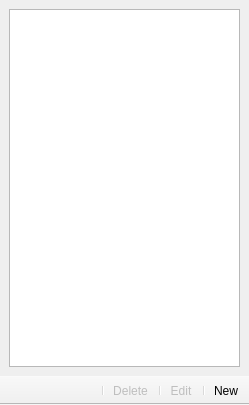
<?xml version="1.0" encoding="UTF-8"?>
<ui version="4.0">
 <class>TileView</class>
 <widget class="QMainWindow" name="TileView">
  <property name="geometry">
   <rect>
    <x>0</x>
    <y>0</y>
    <width>249</width>
    <height>405</height>
   </rect>
  </property>
  <property name="windowTitle">
   <string>MainWindow</string>
  </property>
  <property name="toolButtonStyle">
   <enum>Qt::ToolButtonIconOnly</enum>
  </property>
  <property name="animated">
   <bool>false</bool>
  </property>
  <widget class="QWidget" name="mCentralWid">
   <layout class="QHBoxLayout" name="horizontalLayout">
    <item>
     <widget class="ListWidgetCust" name="mListWidget">
      <property name="horizontalScrollBarPolicy">
       <enum>Qt::ScrollBarAsNeeded</enum>
      </property>
      <property name="sizeAdjustPolicy">
       <enum>QAbstractScrollArea::AdjustIgnored</enum>
      </property>
      <property name="dragDropMode">
       <enum>QAbstractItemView::NoDragDrop</enum>
      </property>
      <property name="iconSize">
       <size>
        <width>64</width>
        <height>64</height>
       </size>
      </property>
      <property name="movement">
       <enum>QListView::Static</enum>
      </property>
      <property name="flow">
       <enum>QListView::LeftToRight</enum>
      </property>
      <property name="resizeMode">
       <enum>QListView::Adjust</enum>
      </property>
      <property name="spacing">
       <number>10</number>
      </property>
      <property name="gridSize">
       <size>
        <width>80</width>
        <height>80</height>
       </size>
      </property>
      <property name="viewMode">
       <enum>QListView::IconMode</enum>
      </property>
      <property name="uniformItemSizes">
       <bool>false</bool>
      </property>
      <property name="wordWrap">
       <bool>true</bool>
      </property>
     </widget>
    </item>
   </layout>
  </widget>
  <widget class="QToolBar" name="mToolbar">
   <property name="windowTitle">
    <string>toolBar</string>
   </property>
   <property name="layoutDirection">
    <enum>Qt::RightToLeft</enum>
   </property>
   <property name="autoFillBackground">
    <bool>false</bool>
   </property>
   <property name="movable">
    <bool>false</bool>
   </property>
   <property name="iconSize">
    <size>
     <width>24</width>
     <height>24</height>
    </size>
   </property>
   <property name="toolButtonStyle">
    <enum>Qt::ToolButtonIconOnly</enum>
   </property>
   <property name="floatable">
    <bool>false</bool>
   </property>
   <attribute name="toolBarArea">
    <enum>BottomToolBarArea</enum>
   </attribute>
   <attribute name="toolBarBreak">
    <bool>false</bool>
   </attribute>
   <addaction name="actionNewTile"/>
   <addaction name="separator"/>
   <addaction name="actionEditTile"/>
   <addaction name="separator"/>
   <addaction name="actionDeleteTile"/>
   <addaction name="separator"/>
  </widget>
  <action name="actionNewTile">
   <property name="enabled">
    <bool>true</bool>
   </property>
   <property name="icon">
    <iconset resource="toolkit.qrc">
     <normaloff>:/VecTB/icons/toolbars/New_Map.png</normaloff>:/VecTB/icons/toolbars/New_Map.png</iconset>
   </property>
   <property name="text">
    <string>New</string>
   </property>
   <property name="toolTip">
    <string>Create a new tile type</string>
   </property>
  </action>
  <action name="actionEditTile">
   <property name="enabled">
    <bool>false</bool>
   </property>
   <property name="icon">
    <iconset resource="toolkit.qrc">
     <normaloff>:/VecTB/icons/toolbars/Edit.png</normaloff>:/VecTB/icons/toolbars/Edit.png</iconset>
   </property>
   <property name="text">
    <string>Edit</string>
   </property>
   <property name="toolTip">
    <string>Edit tile properties</string>
   </property>
  </action>
  <action name="actionDeleteTile">
   <property name="enabled">
    <bool>false</bool>
   </property>
   <property name="icon">
    <iconset resource="toolkit.qrc">
     <normaloff>:/VecTB/icons/toolbars/Delete.png</normaloff>:/VecTB/icons/toolbars/Delete.png</iconset>
   </property>
   <property name="text">
    <string>Delete</string>
   </property>
   <property name="toolTip">
    <string>Delete the tile - will remove all references from the map</string>
   </property>
  </action>
 </widget>
 <customwidgets>
  <customwidget>
   <class>ListWidgetCust</class>
   <extends>QListWidget</extends>
   <header>listwidgetcust.h</header>
  </customwidget>
 </customwidgets>
 <resources>
  <include location="toolkit.qrc"/>
 </resources>
 <connections>
  <connection>
   <sender>mListWidget</sender>
   <signal>itemSelectionChanged()</signal>
   <receiver>TileView</receiver>
   <slot>onSelectionChanged()</slot>
   <hints>
    <hint type="sourcelabel">
     <x>222</x>
     <y>267</y>
    </hint>
    <hint type="destinationlabel">
     <x>222</x>
     <y>284</y>
    </hint>
   </hints>
  </connection>
  <connection>
   <sender>actionNewTile</sender>
   <signal>triggered()</signal>
   <receiver>TileView</receiver>
   <slot>onActionNew()</slot>
   <hints>
    <hint type="sourcelabel">
     <x>-1</x>
     <y>-1</y>
    </hint>
    <hint type="destinationlabel">
     <x>181</x>
     <y>284</y>
    </hint>
   </hints>
  </connection>
  <connection>
   <sender>actionEditTile</sender>
   <signal>triggered()</signal>
   <receiver>TileView</receiver>
   <slot>onActionEdit()</slot>
   <hints>
    <hint type="sourcelabel">
     <x>-1</x>
     <y>-1</y>
    </hint>
    <hint type="destinationlabel">
     <x>181</x>
     <y>284</y>
    </hint>
   </hints>
  </connection>
  <connection>
   <sender>actionDeleteTile</sender>
   <signal>triggered()</signal>
   <receiver>TileView</receiver>
   <slot>onActionDelete()</slot>
   <hints>
    <hint type="sourcelabel">
     <x>-1</x>
     <y>-1</y>
    </hint>
    <hint type="destinationlabel">
     <x>181</x>
     <y>284</y>
    </hint>
   </hints>
  </connection>
 </connections>
 <slots>
  <slot>onActionNew()</slot>
  <slot>onActionDelete()</slot>
  <slot>onActionEdit()</slot>
  <slot>onSelectionChanged()</slot>
 </slots>
</ui>
